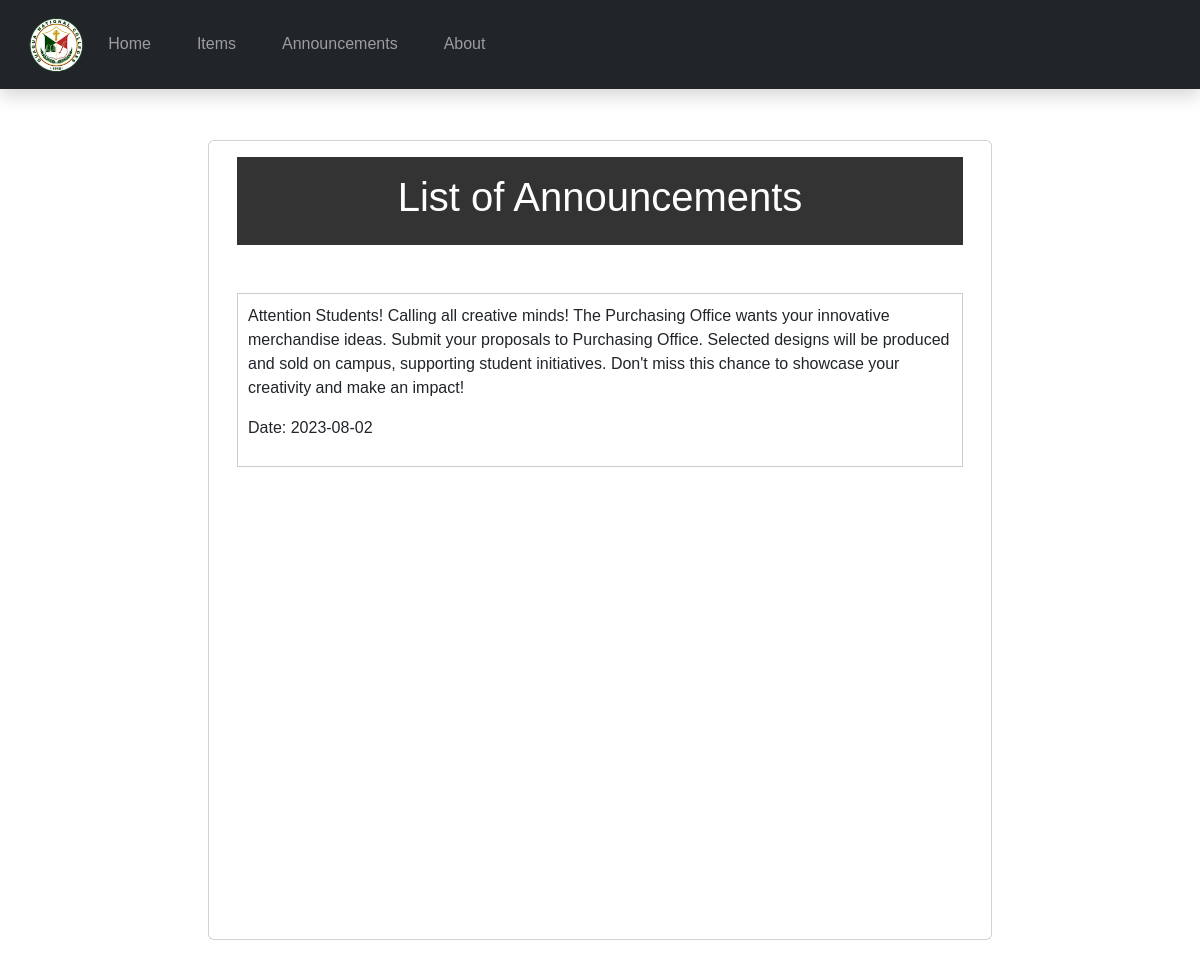
The app's page /ims_announcementwall.php with its own data.
### tables this page shows
CREATE TABLE `announcement_wall` (
  `id` int(11) NOT NULL,
  `anc_date` date NOT NULL DEFAULT current_timestamp(),
  `anc_cont` longtext NOT NULL
);

### ims_announcementwall.php (the view, shortened to what this page needs)
<?php
require('includes/ims_header_std.php');
require('includes/ims_connection.php');
?>
<!DOCTYPE html>
<html lang="en">
<head>
</head>
<body>
    <div class="container ctr_ann">
        <div class="row">
            <div class="card" style="width: 50rem; height: 50rem">
                <div class="col-lg">
                    <div class="card-body">
                        <header><h1>List of Announcements</h1></header>
                        <?php
                              $sql = "SELECT * FROM announcement_wall ORDER BY anc_date DESC";
                              $result = $conn->query($sql);
                              if ($result->num_rows > 0) {
                                while ($row = $result->fetch_assoc()) {
                                  echo '<div class="announcement">';
                                  echo '<p>' . $row['anc_cont'] . '</p>';
                                  echo '<p>Date: ' . $row['anc_date'] . '</p>';
                                  echo '</div>';
                                }
                              } else {
                                echo '<p>No announcements found.</p>';
                              }
                            ?>
                    </div>
                </div>
            </div>
        </div>
    </div>
</body>
</html>

### includes/css/style.css (style rules this page uses)
body { font-family: Arial, sans-serif; margin: 0; padding: 0; }
.container { max-width: 800px; margin: 0 auto; padding: 20px; }

### ims_announcementwall.php (style rules this page uses)
body { background-image: url("https://images.unsplash.com/photo-1503551723145-6c040742065b-v2?ixlib=rb-4.0.3&ixid=M3wxMjA3fDB8MHxwaG90by1wYWdlfHx8fGVufDB8fHx8fA%3D%3D&auto=format&fit=crop&w=2070&q=80"); background-attachment: fixed; background-repeat: no-repeat; background-size: cover; font-family: Arial, sans-serif; }
.announcement { border: 1px solid #ccc; padding: 10px; margin-bottom: 10px; }
.ctr_ann { margin-top: 120px; }
header { background-color: #333; color: #fff; text-align: center; padding: 1rem; }

### records on screen
announcement_wall: anc_cont "Attention Students! Calling all creative minds! The Purchasing Office wants your innovative merchandise ideas. Submit your proposals to Purchasing Office. Selected designs will be produced and sold on campus, supporting student initiatives. Don't miss this chance to showcase your creativity and make an impact!", anc_date "2023-08-02"
